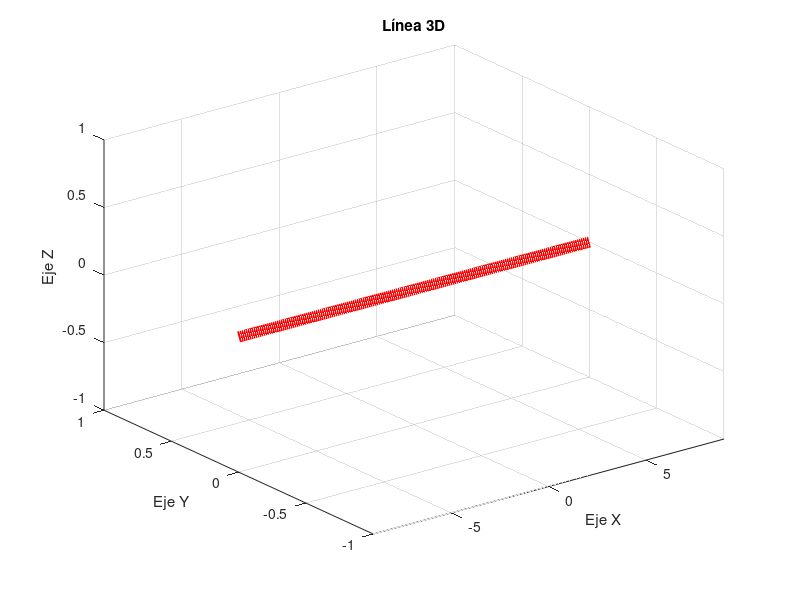

Reproduce this figure in MATLAB.
% Definir el rango deseado en el eje X, el eje Y y el eje Z
x = -9:0.1:9; % Genera valores desde -9 hasta 9 con un paso de 0.1
y = zeros(size(x)); % Valores en el eje Y (constante igual a cero)
z = zeros(size(x)); % Valores en el eje Z (constante igual a cero)

% Graficar la línea recta en 3D
plot3(x, y, z, 'r-', 'LineWidth', 8); % 'r-' especifica una línea roja sólida

% Puedes personalizar el gráfico, como etiquetas de ejes y título
xlabel('Eje X');
ylabel('Eje Y');
zlabel('Eje Z');
title('Línea 3D');

% Ajustar los límites de los ejes para que se ajusten al rango deseado
xlim([-9, 9]);
ylim([-1, 1]);
zlim([-1, 1]); % Ajusta este límite de acuerdo a tus necesidades

% Agregar una cuadrícula
grid on;
